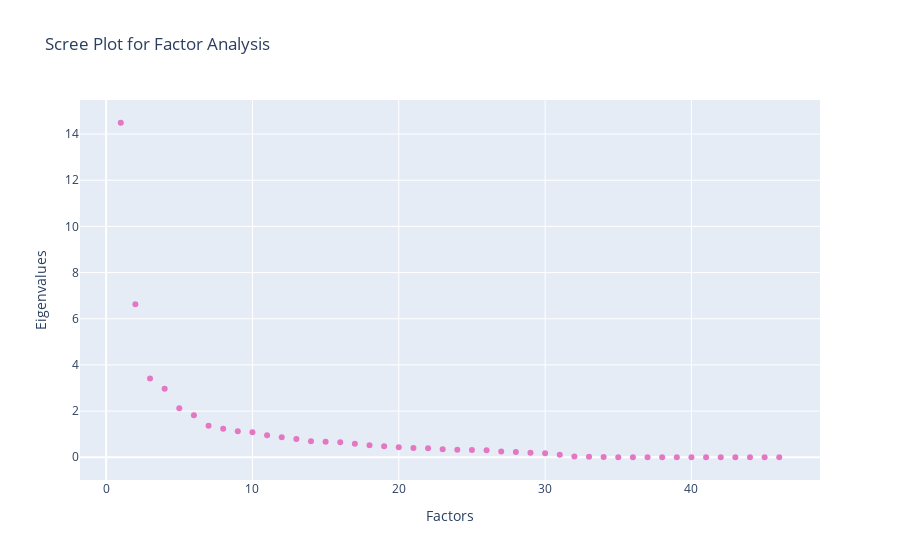

Notebook code for this chart:
### Markdown cell above
Since our p-value is far below $\alpha = 0.05$, we can conclude that this data is suitable for factor analysis.

### Code cell
fa = FA.FactorAnalyzer(rotation = None,impute = "drop",n_factors=data.shape[1])
fa.fit(data.iloc[:,2:])
ev,_ = fa.get_eigenvalues()
print(ev.shape)
#plt.scatter(range(1,data.shape[1]+1),ev)
px.scatter(x = range(1,data.shape[1]-1), y = ev, labels = {'x': "Factors", "y": 'Eigenvalues'}, title = "Scree Plot for Factor Analysis", color_discrete_sequence = ['#e377c2'])

### Figure 1 — Plotly figure (JSON) as saved in the notebook; plotly's stock layout.template omitted (floating-point values rounded to 4 significant figures)
{"data": [{"hovertemplate": "Factors=%{x}<br>Eigenvalues=%{y}<extra></extra>", "legendgroup": "", "marker": {"color": "#e377c2", "symbol": "circle"}, "mode": "markers", "name": "", "orientation": "v", "showlegend": false, "type": "scatter", "x": [1, 2, 3, 4, 5, 6, 7, 8, 9, 10, 11, 12, 13, 14, 15, 16, 17, 18, 19, 20, 21, 22, 23, 24, 25, 26, 27, 28, 29, 30, 31, 32, 33, 34, 35, 36, 37, 38, 39, 40, 41, 42, 43, 44, 45, 46], "xaxis": "x", "y": [14.49, 6.633, 3.416, 2.962, 2.121, 1.818, 1.361, 1.229, 1.124, 1.079, 0.9544, 0.8613, 0.7934, 0.6971, 0.6754, 0.6463, 0.5871, 0.5239, 0.4805, 0.4379, 0.4027, 0.3875, 0.3495, 0.3263, 0.3127, 0.3011, 0.2508, 0.2239, 0.1918, 0.1765, 0.1119, 0.03765, 0.02359, 0.009628, 0.001051, 0.0008141, 3.279e-14, 2.617e-14, 2.45e-15, 9.988e-16, -1.224e-16, -7.876e-16, -2.332e-15, -3.3e-15, -1.851e-14, -2.57e-14], "yaxis": "y"}], "layout": {"legend": {"tracegroupgap": 0}, "title": {"text": "Scree Plot for Factor Analysis"}, "xaxis": {"anchor": "y", "domain": [0, 1], "title": {"text": "Factors"}}, "yaxis": {"anchor": "x", "domain": [0, 1], "title": {"text": "Eigenvalues"}}}}
